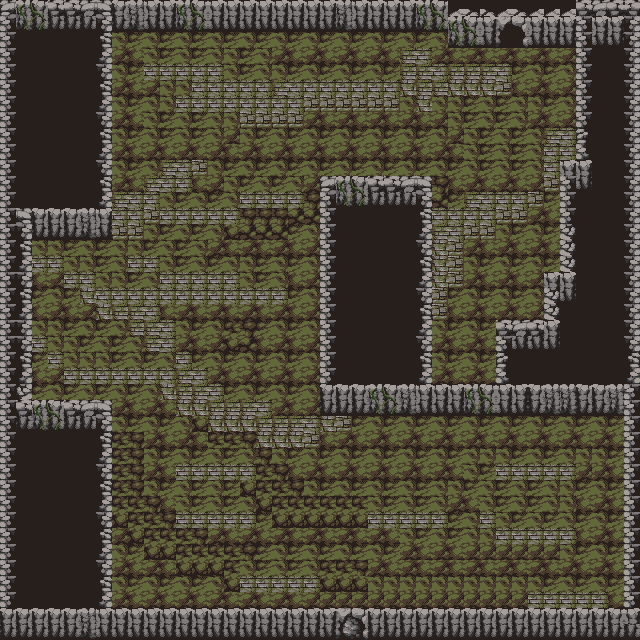

Rendered tile map (Tiled .tmx) drawn with the repository's tilesets; below, a short description and the map source with its tile grids summarised:
An orthogonal 40x40 tile map with 16x16 px tiles, 2 tile layers (Wall, Floor) and 30 objects (16x Collision, 13x Transition, Position).

<map version="1.10" tiledversion="1.11.2" orientation="orthogonal" renderorder="right-down" width="40" height="40" tilewidth="16" tileheight="16" infinite="0" nextlayerid="4" nextobjectid="38">
 <properties>
  <property name="scale" type="float" value="4" />
 </properties>
 <tileset firstgid="1" name="cave" tilewidth="16" tileheight="16" tilecount="65" columns="13">
  <image source="../tiles/tileset.png" width="208" height="80" />
  <tile id="0" type="Tiles">
   <properties>
    <property name="animated" type="bool" value="false" />
    <property name="layer" type="int" value="0" />
   </properties>
  </tile>
  <tile id="1" type="Tiles">
   <properties>
    <property name="animated" type="bool" value="false" />
    <property name="layer" type="int" value="0" />
   </properties>
  </tile>
  <tile id="2" type="Tiles">
   <properties>
    <property name="animated" type="bool" value="false" />
    <property name="layer" type="int" value="0" />
   </properties>
  </tile>
  <tile id="3" type="Tiles">
   <properties>
    <property name="animated" type="bool" value="false" />
    <property name="layer" type="int" value="0" />
   </properties>
  </tile>
  <tile id="4" type="Tiles">
   <properties>
    <property name="animated" type="bool" value="false" />
    <property name="layer" type="int" value="0" />
   </properties>
  </tile>
  <tile id="5" type="Tiles">
   <properties>
    <property name="animated" type="bool" value="false" />
    <property name="layer" type="int" value="0" />
   </properties>
  </tile>
  <tile id="6" type="Tiles">
   <properties>
    <property name="animated" type="bool" value="false" />
    <property name="layer" type="int" value="0" />
   </properties>
  </tile>
  <tile id="7" type="Tiles">
   <properties>
    <property name="animated" type="bool" value="false" />
    <property name="layer" type="int" value="0" />
   </properties>
  </tile>
  <tile id="8" type="Tiles">
   <properties>
    <property name="animated" type="bool" value="false" />
    <property name="layer" type="int" value="0" />
   </properties>
  </tile>
  <tile id="9" type="Tiles">
   <properties>
    <property name="animated" type="bool" value="false" />
    <property name="layer" type="int" value="0" />
   </properties>
  </tile>
  <tile id="10" type="Tiles">
   <properties>
    <property name="animated" type="bool" value="false" />
    <property name="layer" type="int" value="0" />
   </properties>
  </tile>
  <tile id="11" type="Tiles">
   <properties>
    <property name="animated" type="bool" value="false" />
    <property name="layer" type="int" value="0" />
   </properties>
  </tile>
  <tile id="12" type="Tiles">
   <properties>
    <property name="animated" type="bool" value="false" />
    <property name="layer" type="int" value="0" />
   </properties>
  </tile>
  <tile id="13" type="Tiles">
   <properties>
    <property name="animated" type="bool" value="false" />
    <property name="layer" type="int" value="0" />
   </properties>
  </tile>
  <tile id="14" type="Tiles">
   <properties>
    <property name="animated" type="bool" value="false" />
    <property name="layer" type="int" value="0" />
   </properties>
  </tile>
  <tile id="15" type="Tiles">
   <properties>
    <property name="animated" type="bool" value="false" />
    <property name="layer" type="int" value="0" />
   </properties>
  </tile>
  <tile id="16" type="Tiles">
   <properties>
    <property name="animated" type="bool" value="false" />
    <property name="layer" type="int" value="0" />
   </properties>
  </tile>
  <tile id="17" type="Tiles">
   <properties>
    <property name="animated" type="bool" value="false" />
    <property name="layer" type="int" value="0" />
   </properties>
  </tile>
  <tile id="18" type="Tiles">
   <properties>
    <property name="animated" type="bool" value="false" />
    <property name="layer" type="int" value="0" />
   </properties>
  </tile>
  <tile id="19" type="Tiles">
   <properties>
    <property name="animated" type="bool" value="false" />
    <property name="layer" type="int" value="0" />
   </properties>
  </tile>
  <tile id="20" type="Tiles">
   <properties>
    <property name="animated" type="bool" value="false" />
    <property name="layer" type="int" value="0" />
   </properties>
  </tile>
  <tile id="21" type="Tiles">
   <properties>
    <property name="animated" type="bool" value="false" />
    <property name="layer" type="int" value="0" />
   </properties>
  </tile>
  <tile id="22" type="Tiles">
   <properties>
    <property name="animated" type="bool" value="false" />
    <property name="layer" type="int" value="0" />
   </properties>
  </tile>
  <tile id="23" type="Tiles">
   <properties>
    <property name="animated" type="bool" value="false" />
    <property name="layer" type="int" value="0" />
   </properties>
  </tile>
  <tile id="24" type="Tiles">
   <properties>
    <property name="animated" type="bool" value="false" />
    <property name="layer" type="int" value="0" />
   </properties>
  </tile>
  <tile id="25" type="Tiles">
   <properties>
    <property name="animated" type="bool" value="false" />
    <property name="layer" type="int" value="0" />
   </properties>
  </tile>
  <tile id="26" type="Tiles">
   <properties>
    <property name="animated" type="bool" value="false" />
    <property name="layer" type="int" value="0" />
   </properties>
  </tile>
  <tile id="27" type="Tiles">
   <properties>
    <property name="animated" type="bool" value="false" />
    <property name="layer" type="int" value="0" />
   </properties>
  </tile>
  <tile id="28" type="Tiles">
   <properties>
    <property name="animated" type="bool" value="false" />
    <property name="layer" type="int" value="0" />
   </properties>
  </tile>
  <tile id="29" type="Tiles">
   <properties>
    <property name="animated" type="bool" value="false" />
    <property name="layer" type="int" value="0" />
   </properties>
  </tile>
  <tile id="30" type="Tiles">
   <properties>
    <property name="animated" type="bool" value="false" />
    <property name="layer" type="int" value="0" />
   </properties>
  </tile>
  <tile id="31" type="Tiles">
   <properties>
    <property name="animated" type="bool" value="false" />
    <property name="layer" type="int" value="0" />
   </properties>
  </tile>
  <tile id="32" type="Tiles">
   <properties>
    <property name="animated" type="bool" value="false" />
    <property name="layer" type="int" value="0" />
   </properties>
  </tile>
  <tile id="33" type="Tiles">
   <properties>
    <property name="animated" type="bool" value="false" />
    <property name="layer" type="int" value="0" />
   </properties>
  </tile>
  <tile id="34" type="Tiles">
   <properties>
    <property name="animated" type="bool" value="false" />
    <property name="layer" type="int" value="0" />
   </properties>
  </tile>
  <tile id="35" type="Tiles">
   <properties>
    <property name="animated" type="bool" value="false" />
    <property name="layer" type="int" value="0" />
   </properties>
  </tile>
  <tile id="36" type="Tiles">
   <properties>
    <property name="animated" type="bool" value="false" />
    <property name="layer" type="int" value="0" />
   </properties>
  </tile>
  <tile id="37" type="Tiles">
   <properties>
    <property name="animated" type="bool" value="false" />
    <property name="layer" type="int" value="0" />
   </properties>
  </tile>
  <tile id="38" type="Tiles">
   <properties>
    <property name="animated" type="bool" value="false" />
    <property name="layer" type="int" value="0" />
   </properties>
  </tile>
  <tile id="39" type="Tiles">
   <properties>
    <property name="animated" type="bool" value="false" />
    <property name="layer" type="int" value="0" />
   </properties>
  </tile>
  <tile id="40" type="Tiles">
   <properties>
    <property name="animated" type="bool" value="false" />
    <property name="layer" type="int" value="0" />
   </properties>
  </tile>
  <tile id="41" type="Tiles">
   <properties>
    <property name="animated" type="bool" value="false" />
    <property name="layer" type="int" value="0" />
   </properties>
  </tile>
  <tile id="42" type="Tiles">
   <properties>
    <property name="animated" type="bool" value="false" />
    <property name="layer" type="int" value="0" />
   </properties>
  </tile>
  <tile id="43" type="Tiles">
   <properties>
    <property name="animated" type="bool" value="false" />
    <property name="layer" type="int" value="0" />
   </properties>
  </tile>
  <tile id="44" type="Tiles">
   <properties>
    <property name="animated" type="bool" value="false" />
    <property name="layer" type="int" value="0" />
   </properties>
  </tile>
  <tile id="45" type="Tiles">
   <properties>
    <property name="animated" type="bool" value="false" />
    <property name="layer" type="int" value="0" />
   </properties>
  </tile>
  <tile id="46" type="Tiles">
   <properties>
    <property name="animated" type="bool" value="false" />
    <property name="layer" type="int" value="0" />
   </properties>
  </tile>
  <tile id="47" type="Tiles">
   <properties>
    <property name="animated" type="bool" value="false" />
    <property name="layer" type="int" value="0" />
   </properties>
  </tile>
  <tile id="48" type="Tiles">
   <properties>
    <property name="animated" type="bool" value="false" />
    <property name="layer" type="int" value="0" />
   </properties>
  </tile>
  <tile id="49" type="Tiles">
   <properties>
    <property name="animated" type="bool" value="false" />
    <property name="layer" type="int" value="0" />
   </properties>
  </tile>
  <tile id="50" type="Tiles">
   <properties>
    <property name="animated" type="bool" value="false" />
    <property name="layer" type="int" value="0" />
   </properties>
  </tile>
  <tile id="51" type="Tiles">
   <properties>
    <property name="animated" type="bool" value="false" />
    <property name="layer" type="int" value="0" />
   </properties>
  </tile>
  <tile id="52" type="Tiles">
   <properties>
    <property name="animated" type="bool" value="false" />
    <property name="layer" type="int" value="0" />
   </properties>
  </tile>
  <tile id="53" type="Tiles">
   <properties>
    <property name="animated" type="bool" value="false" />
    <property name="layer" type="int" value="0" />
   </properties>
  </tile>
  <tile id="54" type="Tiles">
   <properties>
    <property name="animated" type="bool" value="false" />
    <property name="layer" type="int" value="0" />
   </properties>
  </tile>
  <tile id="55" type="Tiles">
   <properties>
    <property name="animated" type="bool" value="false" />
    <property name="layer" type="int" value="0" />
   </properties>
  </tile>
  <tile id="56" type="Tiles">
   <properties>
    <property name="animated" type="bool" value="false" />
    <property name="layer" type="int" value="0" />
   </properties>
  </tile>
  <tile id="57" type="Tiles">
   <properties>
    <property name="animated" type="bool" value="false" />
    <property name="layer" type="int" value="0" />
   </properties>
  </tile>
  <tile id="58" type="Tiles">
   <properties>
    <property name="animated" type="bool" value="false" />
    <property name="layer" type="int" value="0" />
   </properties>
  </tile>
  <tile id="59" type="Tiles">
   <properties>
    <property name="animated" type="bool" value="false" />
    <property name="layer" type="int" value="0" />
   </properties>
  </tile>
  <tile id="60" type="Tiles">
   <properties>
    <property name="animated" type="bool" value="false" />
    <property name="layer" type="int" value="0" />
   </properties>
  </tile>
  <tile id="61" type="Tiles">
   <properties>
    <property name="animated" type="bool" value="false" />
    <property name="layer" type="int" value="0" />
   </properties>
  </tile>
  <tile id="62" type="Tiles">
   <properties>
    <property name="animated" type="bool" value="false" />
    <property name="layer" type="int" value="0" />
   </properties>
  </tile>
  <tile id="63" type="Tiles">
   <properties>
    <property name="animated" type="bool" value="false" />
    <property name="layer" type="int" value="0" />
   </properties>
  </tile>
  <tile id="64" type="Tiles">
   <properties>
    <property name="animated" type="bool" value="false" />
    <property name="layer" type="int" value="0" />
   </properties>
  </tile>
 </tileset>
 <layer id="2" name="Wall" width="40" height="40">
  <data>[1600 cells, 110 non-empty, 20 distinct tile ids]</data>
 </layer>
 <objectgroup id="1" name="CollisionsTransitionsPositions">
  <object id="1" name="Collision" type="Collision" x="30.5" y="1.16667" width="84.6667" height="230">
   <properties>
    <property name="layer" type="int" value="0" />
   </properties>
  </object>
  <object id="2" name="Collision" type="Collision" x="1" y="231.273" width="32.2273" height="177.477">
   <properties>
    <property name="layer" type="int" value="0" />
   </properties>
  </object>
  <object id="3" name="Collision" type="Collision" x="14.5" y="408.75" width="99" height="229.25">
   <properties>
    <property name="layer" type="int" value="0" />
   </properties>
  </object>
  <object id="4" name="Collision" type="Collision" x="318.75" y="183.447" width="114.416" height="225.75">
   <properties>
    <property name="layer" type="int" value="0" />
   </properties>
  </object>
  <object id="5" name="Collision" type="Collision" x="110.75" y="0.5" width="337.75" height="23.375">
   <properties>
    <property name="layer" type="int" value="0" />
   </properties>
  </object>
  <object id="6" name="Collision" type="Collision" x="449.5" y="18" width="49" height="23.5">
   <properties>
    <property name="layer" type="int" value="0" />
   </properties>
  </object>
  <object id="7" name="Collision" type="Collision" x="525" y="17.8333" width="52.6667" height="23.25">
   <properties>
    <property name="layer" type="int" value="0" />
   </properties>
  </object>
  <object id="8" name="Collision" type="Collision" x="498.833" y="18.2083" width="25.6667" height="5.8409">
   <properties>
    <property name="layer" type="int" value="0" />
   </properties>
  </object>
  <object id="9" name="Collision" type="Collision" x="575.44" y="41.125" width="18.394" height="131.375">
   <properties>
    <property name="layer" type="int" value="0" />
   </properties>
  </object>
  <object id="10" name="Collision" type="Collision" x="558.542" y="172.25" width="16.6667" height="107.5">
   <properties>
    <property name="layer" type="int" value="0" />
   </properties>
  </object>
  <object id="11" name="Collision" type="Collision" x="495.201" y="327.591" width="52.1326" height="62.4091">
   <properties>
    <property name="layer" type="int" value="0" />
   </properties>
  </object>
  <object id="12" name="Collision" type="Collision" x="543.542" y="281.273" width="22.2917" height="78.7273">
   <properties>
    <property name="layer" type="int" value="0" />
   </properties>
  </object>
  <object id="13" name="Collision" type="Collision" x="623.667" y="385.667" width="16.6667" height="229.667">
   <properties>
    <property name="layer" type="int" value="0" />
   </properties>
  </object>
  <object id="14" name="Collision" type="Collision" x="423" y="387.667" width="201.333" height="21.5758">
   <properties>
    <property name="layer" type="int" value="0" />
   </properties>
  </object>
  <object id="15" name="Collision" type="Collision" x="110.5" y="616.693" width="231.166" height="18.1553">
   <properties>
    <property name="layer" type="int" value="0" />
   </properties>
  </object>
  <object id="16" name="Position" type="Position" x="352.545" y="594.182">
   <properties>
    <property name="name" value="Player" />
   </properties>
   <point />
  </object>
  <object id="17" name="Transition" type="Transition" x="319.333" y="409.5" width="302.167" height="18">
   <properties>
    <property name="layer" type="int" value="1" />
   </properties>
  </object>
  <object id="18" name="Transition" type="Transition" x="114.462" y="601.462" width="508.5" height="9.33333">
   <properties>
    <property name="layer" type="int" value="0" />
   </properties>
  </object>
  <object id="19" name="Transition" type="Transition" x="34.9167" y="385" width="73.5" height="18">
   <properties>
    <property name="layer" type="int" value="0" />
   </properties>
  </object>
  <object id="20" name="Transition" type="Transition" x="34.25" y="240.333" width="77.5" height="18">
   <properties>
    <property name="layer" type="int" value="1" />
   </properties>
  </object>
  <object id="21" name="Transition" type="Transition" x="117.25" y="32" width="324.5" height="18">
   <properties>
    <property name="layer" type="int" value="1" />
   </properties>
  </object>
  <object id="22" name="Transition" type="Transition" x="450.25" y="55" width="124.833" height="18">
   <properties>
    <property name="layer" type="int" value="1" />
   </properties>
  </object>
  <object id="23" name="Transition" type="Transition" x="500.584" y="24.4545" width="20.833" height="9.66667">
   <properties>
    <property name="layer" type="int" value="1" />
   </properties>
  </object>
  <object id="24" name="Transition" type="Transition" x="318.378" y="161.833" width="114.492" height="20.7576">
   <properties>
    <property name="layer" type="int" value="0" />
   </properties>
  </object>
  <object id="25" name="Transition" type="Transition" x="544.917" y="257.417" width="13.4997" height="23.25">
   <properties>
    <property name="layer" type="int" value="0" />
   </properties>
  </object>
  <object id="26" name="Transition" type="Transition" x="559" y="149.5" width="15.7497" height="21.25">
   <properties>
    <property name="layer" type="int" value="0" />
   </properties>
  </object>
  <object id="27" name="Transition" type="Transition" x="495.792" y="309.917" width="51.1663" height="16.4167">
   <properties>
    <property name="layer" type="int" value="0" />
   </properties>
  </object>
  <object id="28" name="Transition" type="Transition" x="432.167" y="371.042" width="63.4163" height="16.4167">
   <properties>
    <property name="layer" type="int" value="0" />
   </properties>
  </object>
  <object id="36" name="Transition" type="Transition" x="341.667" y="616.247" width="23.0413" height="22.5872">
   <properties>
    <property name="layer" type="int" value="3" />
   </properties>
  </object>
  <object id="37" name="Collision" type="Collision" x="365.125" y="616.629" width="274.791" height="18.303">
   <properties>
    <property name="layer" type="int" value="0" />
   </properties>
  </object>
 </objectgroup>
 <layer id="1" name="Floor" width="40" height="40">
  <data>[1600 cells, 1491 non-empty, 43 distinct tile ids]</data>
 </layer>
</map>
